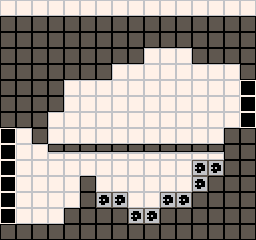

Tiled map render using the project's own tile images. Description and the whole map definition, tile-layer contents included, below:
An orthogonal 32x30 tile map with 8x8 px tiles, 1 tile layer (Tile Layer 1) and 6 objects (2x spawn_point, 2x map_link, cam_area, spawn_checkpoint).

<map version="1.2" tiledversion="1.2.5" orientation="orthogonal" renderorder="right-down" width="32" height="30" tilewidth="8" tileheight="8" infinite="0" nextlayerid="7" nextobjectid="9">
 <properties>
  <property name="darkness_level" type="int" value="1" />
  <property name="level_id" type="int" value="-1" />
 </properties>
 <tileset firstgid="1" source="platformer_sheet_1.tsx" />
 <layer id="6" name="Tile Layer 1" width="32" height="30">
  <data encoding="csv">
3,4,3,4,3,4,3,4,3,4,3,4,3,4,3,4,3,4,3,4,3,4,3,4,3,4,3,4,3,4,3,4,
19,20,19,20,19,20,19,20,19,20,19,20,19,20,19,20,19,20,19,20,19,20,19,20,19,20,19,20,19,20,19,20,
7,8,7,8,7,8,7,8,7,8,7,8,7,8,7,8,7,8,7,8,7,8,7,8,7,8,7,8,7,8,7,8,
23,24,23,24,23,24,23,24,23,24,23,24,23,24,23,24,23,24,23,24,23,24,23,24,23,24,23,24,23,24,23,24,
7,8,7,8,7,8,7,8,7,8,7,8,7,8,7,8,7,8,7,8,7,8,7,8,7,8,7,8,7,8,7,8,
23,24,23,24,23,24,23,24,23,24,23,24,23,24,23,24,23,24,23,24,23,24,23,24,23,24,23,24,23,24,23,24,
7,8,7,8,7,8,7,8,7,8,7,8,7,8,7,8,7,8,3,4,3,4,3,4,7,8,7,8,7,8,7,8,
23,24,23,24,23,24,23,24,23,24,23,24,23,24,23,24,23,24,19,20,19,20,19,20,23,24,23,24,23,24,23,24,
7,8,7,8,7,8,7,8,7,8,7,8,7,8,3,4,3,4,3,4,3,4,3,4,3,4,3,4,3,4,7,8,
23,24,23,24,23,24,23,24,23,24,23,24,23,24,19,20,19,20,19,20,19,20,19,20,19,20,19,20,19,20,23,24,
7,8,7,8,7,8,7,8,3,4,3,4,3,4,3,4,3,4,3,4,3,4,3,4,3,4,3,4,3,4,9,10,
23,24,23,24,23,24,23,24,19,20,19,20,19,20,19,20,19,20,19,20,19,20,19,20,19,20,19,20,19,20,25,26,
7,8,7,8,7,8,7,8,3,4,3,4,3,4,3,4,3,4,3,4,3,4,3,4,3,4,3,4,3,4,9,10,
23,24,23,24,23,24,23,24,19,20,19,20,19,20,19,20,19,20,19,20,19,20,19,20,19,20,19,20,19,20,25,26,
7,8,7,8,7,8,3,4,3,4,3,4,3,4,3,4,3,4,3,4,3,4,3,4,3,4,3,4,3,4,9,10,
23,24,23,24,23,24,19,20,19,20,19,20,19,20,19,20,19,20,19,20,19,20,19,20,19,20,19,20,19,20,25,26,
9,10,3,4,7,8,3,4,3,4,3,4,3,4,3,4,3,4,3,4,3,4,3,4,3,4,3,4,7,8,7,8,
25,26,19,20,23,24,19,20,19,20,19,20,19,20,19,20,19,20,19,20,19,20,19,20,19,20,19,20,23,24,23,24,
9,10,3,4,3,4,11,12,11,12,11,12,11,12,11,12,11,12,11,12,11,12,11,12,11,12,11,12,7,8,7,8,
25,26,19,20,19,20,27,28,27,28,27,28,27,28,27,28,27,28,27,28,27,28,27,28,27,28,27,28,23,24,23,24,
9,10,3,4,3,4,3,4,3,4,3,4,3,4,3,4,3,4,3,4,3,4,3,4,13,14,13,14,7,8,7,8,
25,26,19,20,19,20,19,20,19,20,19,20,19,20,19,20,19,20,19,20,19,20,19,20,29,30,29,30,23,24,23,24,
9,10,3,4,3,4,3,4,3,4,7,8,3,4,3,4,3,4,3,4,3,4,3,4,13,14,7,8,7,8,7,8,
25,26,19,20,19,20,19,20,19,20,23,24,19,20,19,20,19,20,19,20,19,20,19,20,29,30,23,24,23,24,23,24,
9,10,3,4,3,4,3,4,3,4,7,8,13,14,13,14,3,4,3,4,13,14,13,14,7,8,7,8,7,8,7,8,
25,26,19,20,19,20,19,20,19,20,23,24,29,30,29,30,19,20,19,20,29,30,29,30,23,24,23,24,23,24,23,24,
9,10,3,4,3,4,3,4,7,8,7,8,7,8,7,8,13,14,13,14,7,8,7,8,7,8,7,8,7,8,7,8,
25,26,19,20,19,20,19,20,23,24,23,24,23,24,23,24,29,30,29,30,23,24,23,24,23,24,23,24,23,24,23,24,
7,8,7,8,7,8,7,8,7,8,7,8,7,8,7,8,7,8,7,8,7,8,7,8,7,8,7,8,7,8,7,8,
23,24,23,24,23,24,23,24,23,24,23,24,23,24,23,24,23,24,23,24,23,24,23,24,23,24,23,24,23,24,23,24
</data>
 </layer>
 <objectgroup id="2" name="Object Layer 1">
  <object id="1" name="bottom_left" type="spawn_point" x="0" y="200" width="32" height="24">
   <properties>
    <property name="type" value="side" />
   </properties>
  </object>
  <object id="2" name="camera" type="cam_area" x="0" y="16" width="256" height="224" />
  <object id="5" name="checkpoint" type="spawn_checkpoint" x="160" y="96" width="32" height="32" />
  <object id="6" name="link" type="map_link" x="-16" y="128" width="16" height="96">
   <properties>
    <property name="dest_map_path" value="Content/raw/map_ss_alpha_00.tmx" />
    <property name="dest_spawn_name" value="bottom_right" />
    <property name="dir" value="horz" />
   </properties>
  </object>
  <object id="7" name="link" type="map_link" x="256" y="80" width="16" height="48">
   <properties>
    <property name="dest_map_path" value="Content/raw/map_ow_top.tmx" />
    <property name="dest_spawn_name" value="alpha_exit_bottom_right" />
   </properties>
  </object>
  <object id="8" name="top_right" type="spawn_point" x="224" y="104" width="32" height="24">
   <properties>
    <property name="type" value="side" />
   </properties>
  </object>
 </objectgroup>
</map>
